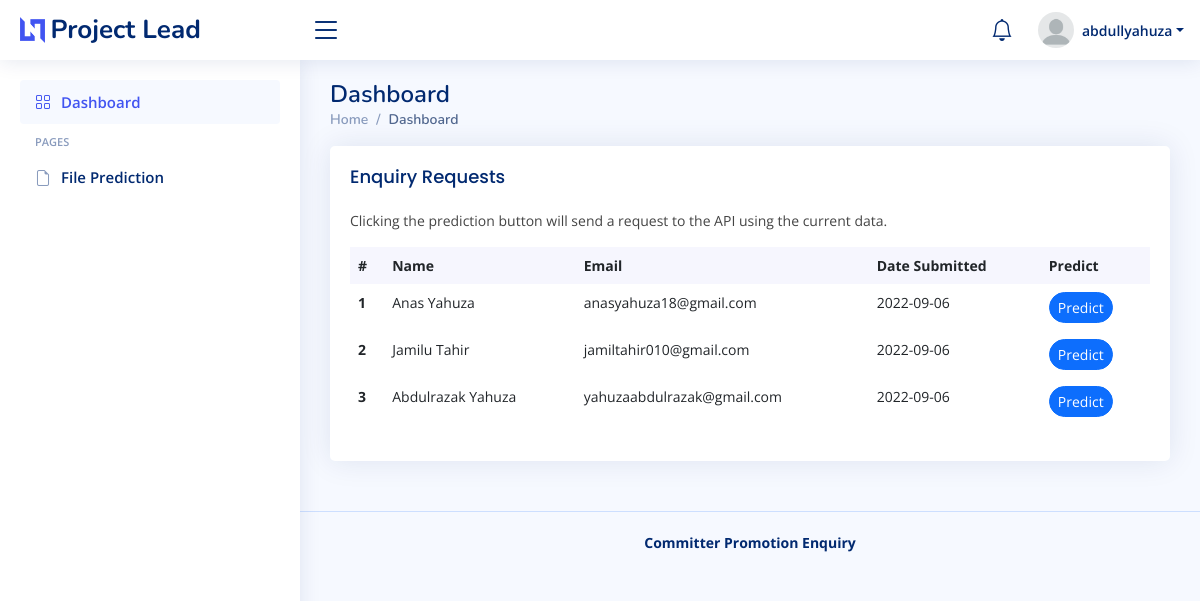
Page /dashboard (signed in) on the earlier database version.
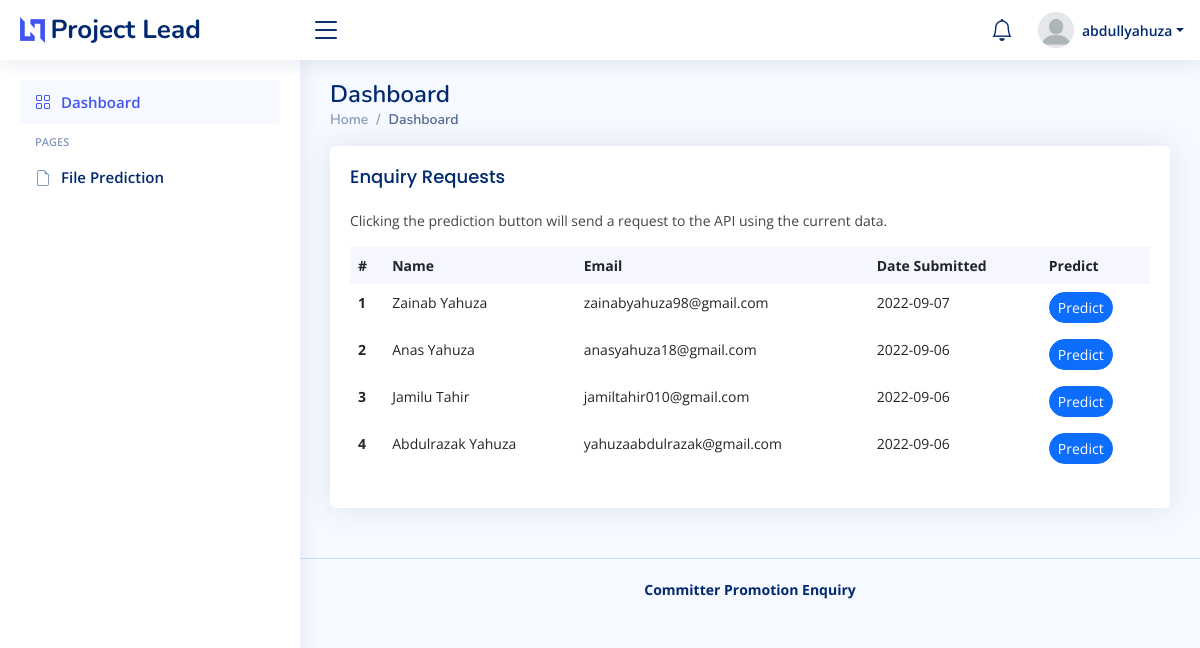
Same page on the later database version.
### database/models.py (models this page shows, shortened)
class User(db.Model):
    id = Column(Integer().with_variant(Integer, "sqlite"), primary_key=True)
    username = Column(String(80))
    name = Column(String(200))
    email = Column(String(120))
    password = Column(String(256))
    def details(self):
        return {
            'id': self.id,
            'username': self.username,
            'email': self.email,
            'name': self.name
        }

class Enquiry(db.Model):
    id = Column(Integer().with_variant(Integer, "sqlite"), primary_key=True)
    name = Column(String(200))
    age = Column(Integer)
    education = Column(String(20))
    email = Column(String(120))
    region = Column(String(20))
    fin_gain = Column(Float)
    int_learn = Column(Float)
    dev_inv = Column(Float)
    proj_desertion = Column(Integer)
    dev_status = Column(String(20))
    dev_experience = Column(Integer)
    sys_int = Column(Float)
    tech_norm = Column(Float)
    code_test = Column(Float)
    cont_code_dec = Column(Float)
    dec_right_del = Column(Float)
    proj_age = Column(Integer)
    promoted = Column(Boolean, default=0)
    date_submitted = Column(Date)

### app.py (the view)
@app.route('/dashboard')
@login_required
def dashboard():
    user = User.query.filter_by(username=session['user_id']).first()
    user_data = user.details()
    enquiries = Enquiry.query.order_by(db.desc(Enquiry.id)).all()
    noti = Enquiry.query.filter_by(promoted=False).all()
    numberOfnoti = len(noti)
    return render_template(
        'admin/index.html',
        current_page="Dashboard",
        user=user_data,
        enquiries=enquiries,
        noti=numberOfnoti)

### auth.py (called while the page is built)
def login_required(f):
    @wraps(f)
    def decorated_function(*args, **kwargs):
        if session.get("user_id") is None:
            return redirect("/lead")
        return f(*args, **kwargs)
    return decorated_function

### templates/admin/index.html (shortened to what this page needs)
{% extends 'layouts/main.html' %}
{% block content %}
    <section class="section dashboard">
      <div class="row">
        <div class="col-lg-12" style="margin: 0 auto;">
          <div class="row">
            <div class="col-12">
              <div class="card recent-sales overflow-auto">
                <div class="card-body">
                  <h5 class="card-title">Enquiry Requests</h5>
                  <p>Clicking the prediction button will send a request to the API using the current data.</p>
                  <table class="table table-borderless datatable">
                    <thead>
                      <tr>
                        <th scope="col">#</th>
                        <th scope="col">Name</th>
                        <th scope="col">Email</th>
                        <th scope="col">Date Submitted</th>
                        <th scope="col">Predict</th>
                      </tr>
                    </thead>
                    <tbody>
                      {% if enquiries %}
                        {% for enquiry in enquiries %}
                        <tr>
                          <th scope="row">{{loop.index}}</th>
                          <td>{{enquiry.name}}</td>
                          <td>{{enquiry.email}}</td>
                          <td>{{enquiry.date_submitted}}</td>
                          <td>
                            <a href="confirm/{{enquiry.id}}" class="btn btn-primary rounded-pill btn-sm">Predict</a>
                          </td>
                        </tr>
                        {% endfor %}
                      {% endif %}
                    </tbody>
                  </table>
                </div>
              </div>
            </div>
          </div>
        </div>
      </div>
    </section>
{% endblock %}

### templates/layouts/main.html (shortened to what this page needs)
<!DOCTYPE html>
<html lang="en">
<head>
  <link href="/static/admin/assets/vendor/bootstrap/css/bootstrap.min.css" rel="stylesheet">
  <link href="/static/admin/assets/vendor/bootstrap-icons/bootstrap-icons.css" rel="stylesheet">
  <link href="/static/admin/assets/vendor/boxicons/css/boxicons.min.css" rel="stylesheet">
  <link href="/static/admin/assets/vendor/quill/quill.snow.css" rel="stylesheet">
  <link href="/static/admin/assets/vendor/quill/quill.bubble.css" rel="stylesheet">
  <link href="/static/admin/assets/vendor/remixicon/remixicon.css" rel="stylesheet">
  <link href="/static/admin/assets/vendor/simple-datatables/style.css" rel="stylesheet">
  <link href="/static/admin/assets/css/style.css" rel="stylesheet">
</head>
<body>
  <header id="header" class="header fixed-top d-flex align-items-center">
    <div class="d-flex align-items-center justify-content-between">
      <a href="{{ url_for('dashboard') }}" class="logo d-flex align-items-center">
        <img src="/static/admin/assets/img/logo.png" alt="">
        <span class="d-none d-lg-block">Project Lead</span>
      </a>
      <i class="bi bi-list toggle-sidebar-btn"></i>
    </div>
    <nav class="header-nav ms-auto">
      <ul class="d-flex align-items-center">
        <li class="nav-item dropdown">
          <a class="nav-link nav-icon" href="#" data-bs-toggle="dropdown">
            <i class="bi bi-bell"></i>
          </a>
        </li>
        <li class="nav-item dropdown pe-3">
          <a class="nav-link nav-profile d-flex align-items-center pe-0" href="#" data-bs-toggle="dropdown">
            <img src="/static/admin/assets/img/profile-img.png" alt="Profile" class="rounded-circle">
            <span class="d-none d-md-block dropdown-toggle ps-2">{{user.username}}</span>
          </a>
        </li>
      </ul>
    </nav>
  </header>
  <aside id="sidebar" class="sidebar">
    <ul class="sidebar-nav" id="sidebar-nav">
      <li class="nav-item">
        <a class="nav-link {% if request.endpoint != 'dashboard'%} collapsed {% endif %}" href="{{ url_for('dashboard') }}">
          <i class="bi bi-grid"></i>
          <span>Dashboard</span>
        </a>
      </li>
      <li class="nav-heading">Pages</li>
      <li class="nav-item">
         <a class="nav-link {% if request.endpoint != 'from_file'%} collapsed {% endif %}" href="{{ url_for('from_file') }}">
           <i class="bi bi-file-earmark"></i>
           <span>File Prediction</span>
         </a>
       </li>
    </ul>
  </aside>
  <main id="main" class="main">
    <div class="pagetitle">
      <h1>{{current_page}}</h1>
      <nav>
        <ol class="breadcrumb">
          <li class="breadcrumb-item"><a href="{{ url_for('dashboard') }}">Home</a></li>
          <li class="breadcrumb-item active">{{current_page}}</li>
        </ol>
      </nav>
    </div>
    {% block content %}{% endblock %}
  </main>
  <footer id="footer" class="footer">
    <div class="copyright">
      <strong>Committer Promotion Enquiry</strong>
    </div>
  </footer>
</body>
</html>

### admin/assets/css/style.css (style rules this page uses)
:root { scroll-behavior: smooth; }
body { font-family: "Open Sans", sans-serif; background: #f6f9ff; color: #444444; }
a { color: #4154f1; text-decoration: none; }
h1, h2, h3, h4, h5, h6 { font-family: "Nunito", sans-serif; }
#main { margin-top: 60px; padding: 20px 30px; transition: all 0.3s; }
.pagetitle { margin-bottom: 10px; }
.pagetitle h1 { font-size: 24px; margin-bottom: 0; font-weight: 600; color: #012970; }
.card { margin-bottom: 30px; border: none; border-radius: 5px; box-shadow: 0px 0 30px rgba(1, 41, 112, 0.1); }
.card-title { padding: 20px 0 15px 0; font-size: 18px; font-weight: 500; color: #012970; font-family: "Poppins", sans-serif; }
.card-body { padding: 0 20px 20px 20px; }
.breadcrumb { font-size: 14px; font-family: "Nunito", sans-serif; color: #899bbd; font-weight: 600; }
.breadcrumb a { color: #899bbd; transition: 0.3s; }
.breadcrumb .breadcrumb-item::before { color: #899bbd; }
.breadcrumb .active { color: #51678f; font-weight: 600; }
.logo { line-height: 1; }
@media (min-width: 1200px) { .logo { width: 280px; } }
.logo img { max-height: 26px; margin-right: 6px; }
.logo span { font-size: 26px; font-weight: 700; color: #012970; font-family: "Nunito", sans-serif; }
.header { transition: all 0.5s; z-index: 997; height: 60px; box-shadow: 0px 2px 20px rgba(1, 41, 112, 0.1); background-color: #fff; padding-left: 20px; }
.header .toggle-sidebar-btn { font-size: 32px; padding-left: 10px; cursor: pointer; color: #012970; }
.header-nav ul { list-style: none; }
.header-nav>ul { margin: 0; padding: 0; }
.header-nav .nav-icon { font-size: 22px; color: #012970; margin-right: 25px; position: relative; }
.header-nav .nav-profile { color: #012970; }
.header-nav .nav-profile img { max-height: 36px; }
.header-nav .nav-profile span { font-size: 14px; font-weight: 600; }
.sidebar { position: fixed; top: 60px; left: 0; bottom: 0; width: 300px; z-index: 996; transition: all 0.3s; padding: 20px; overflow-y: auto; scrollbar-width: thin; scrollbar-color: #aab7cf transparent; box-shadow: 0px 0px 20px rgba(1, 41, 112, 0.1); background-color: #fff; }
@media (min-width: 1200px) { #main, #footer { margin-left: 300px; } }
.sidebar-nav { padding: 0; margin: 0; list-style: none; }
.sidebar-nav li { padding: 0; margin: 0; list-style: none; }
.sidebar-nav .nav-item { margin-bottom: 5px; }
.sidebar-nav .nav-heading { font-size: 11px; text-transform: uppercase; color: #899bbd; font-weight: 600; margin: 10px 0 5px 15px; }
.sidebar-nav .nav-link { display: flex; align-items: center; font-size: 15px; font-weight: 600; color: #4154f1; transition: 0.3; background: #f6f9ff; padding: 10px 15px; border-radius: 4px; }
.sidebar-nav .nav-link i { font-size: 16px; margin-right: 10px; color: #4154f1; }
.sidebar-nav .nav-link.collapsed { color: #012970; background: #fff; }
.sidebar-nav .nav-link.collapsed i { color: #899bbd; }
.dashboard .recent-sales { font-size: 14px; }
.dashboard .recent-sales .table thead { background: #f6f6fe; }
.dashboard .recent-sales .table thead th { border: 0; }
.footer { padding: 20px 0; font-size: 14px; transition: all 0.3s; border-top: 1px solid #cddfff; }
.footer .copyright { text-align: center; color: #012970; }

Differences in the rows shown:
added Enquiry: name "Zainab Yahuza", email "zainabyahuza98@gmail.com", date_submitted "2022-09-07"
